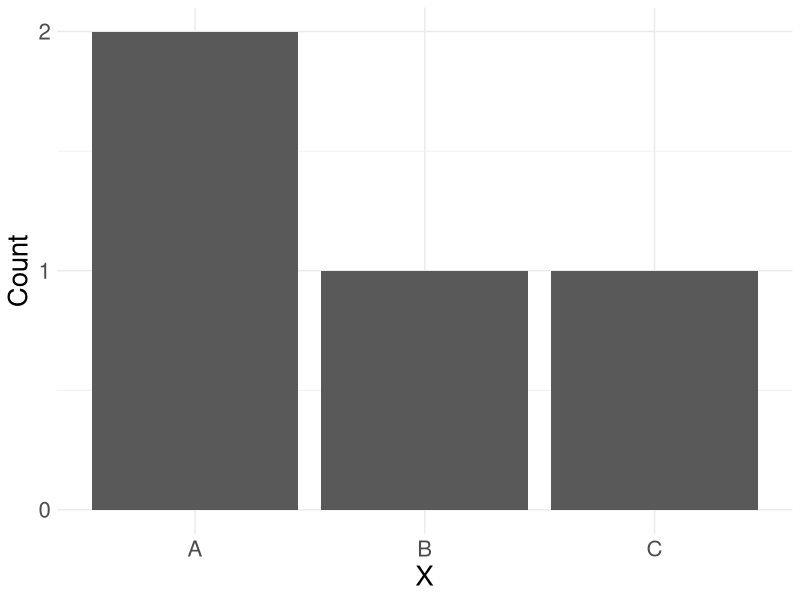
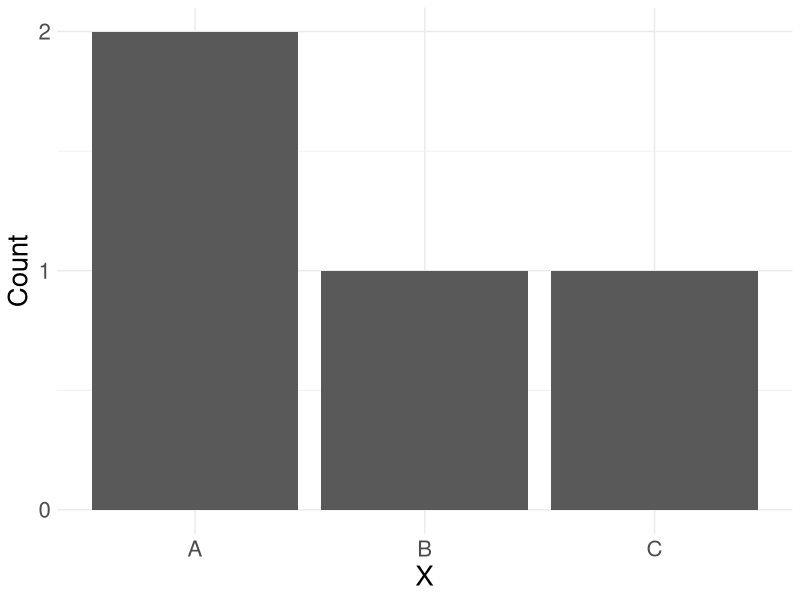

Write R code to recreate these figures, in order.
library(tidyverse)

df_tmp <-
  tibble(
    X = c("A", "A", "B", "C")
  )

df_tmp %>%
  ggplot(aes(X)) +
  geom_bar() +
  scale_y_continuous(breaks = c(0, 1, 2)) +
  theme_minimal() +
  theme(
    axis.text.x  = element_text(size = 16),
    axis.title.x = element_text(size = 20),
    axis.text.y  = element_text(size = 16),
    axis.title.y = element_text(size = 20)
  ) +
  labs(
    y = "Count"
  )

ggsave("../../fig/05_bar.png")
